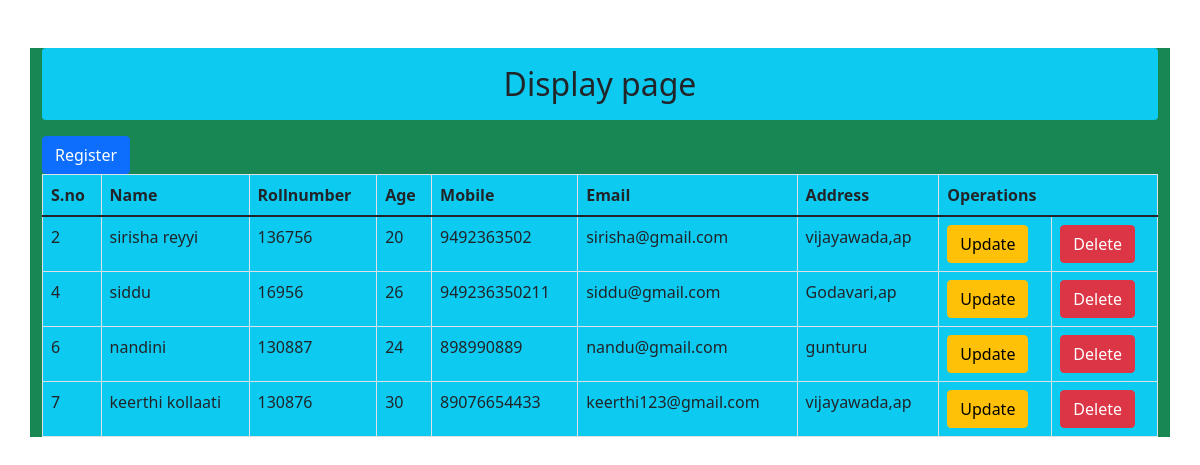
The app's page /display/ with its own data.
### MyApp/models.py (models this page shows, shortened)
class Student(models.Model):
	name=models.CharField(max_length=20)
	rollnum=models.CharField(max_length=30)
	age=models.IntegerField()
	mobile=models.IntegerField()
	email=models.EmailField(max_length=30)
	address=models.TextField(max_length=30)

### MyApp/views.py (the view)
# urls.py: path('display/',views.display,name='display'),
def display(request):
	data=Student.objects.all()
	return render(request,'MyApp/display.html',{'data':data})

### MyApp/templates/MyApp/display.html (shortened to what this page needs)
{% load static %}
<!DOCTYPE html>
<html>
<head>
	<link rel="stylesheet" type="text/css" href="{% static 'css/bootstrap.min.css' %}">
</head>
<body>
	<div class="container mt-5 bg-success">
		<h2 class="alert alert-text text-center bg-info">Display page</h2>
		<a href="{% url 'reg' %}" class="btn btn-primary">Register</a>
		<table class="table table-bordered bg-info">
			<thead>
				<tr class="bg-info">
					<th>S.no</th>
					<th>Name</th>
					<th>Rollnumber</th>
					<th>Age</th>
					<th>Mobile</th>
					<th>Email</th>
					<th>Address</th>
					<th colspan="2">Operations</th>
				</tr>
				<tbody>
					{% for i in data %}
						<tr>
							<td>{{i.id}}</td>
							<td>{{i.name}}</td>
							<td>{{i.rollnum}}</td>
							<td>{{i.age}}</td>
							<td>{{i.mobile}}</td>
							<td>{{i.email}}</td>
							<td>{{i.address}}</td>
							<td><a href="{% url 'update' i.id %}" class="btn btn-warning">Update</td>
							<td><a href="{% url 'delete' i.id %}" class="btn btn-danger">Delete</td>
						</tr>
					{% endfor %}
				</tbody>
			</thead>
		</table>
	</div>
</body>
</html>

### records on screen
Student: id "2", name "sirisha reyyi", rollnum "136756", age "20", mobile "9492363502", email "sirisha@gmail.com", address "vijayawada,ap"
Student: id "4", name "siddu", rollnum "16956", age "26", mobile "949236350211", email "siddu@gmail.com", address "Godavari,ap"
Student: id "6", name "nandini", rollnum "130887", age "24", mobile "898990889", email "nandu@gmail.com", address "gunturu"
Student: id "7", name "keerthi kollaati", rollnum "130876", age "30", mobile "89076654433", email "keerthi123@gmail.com", address "vijayawada,ap"
